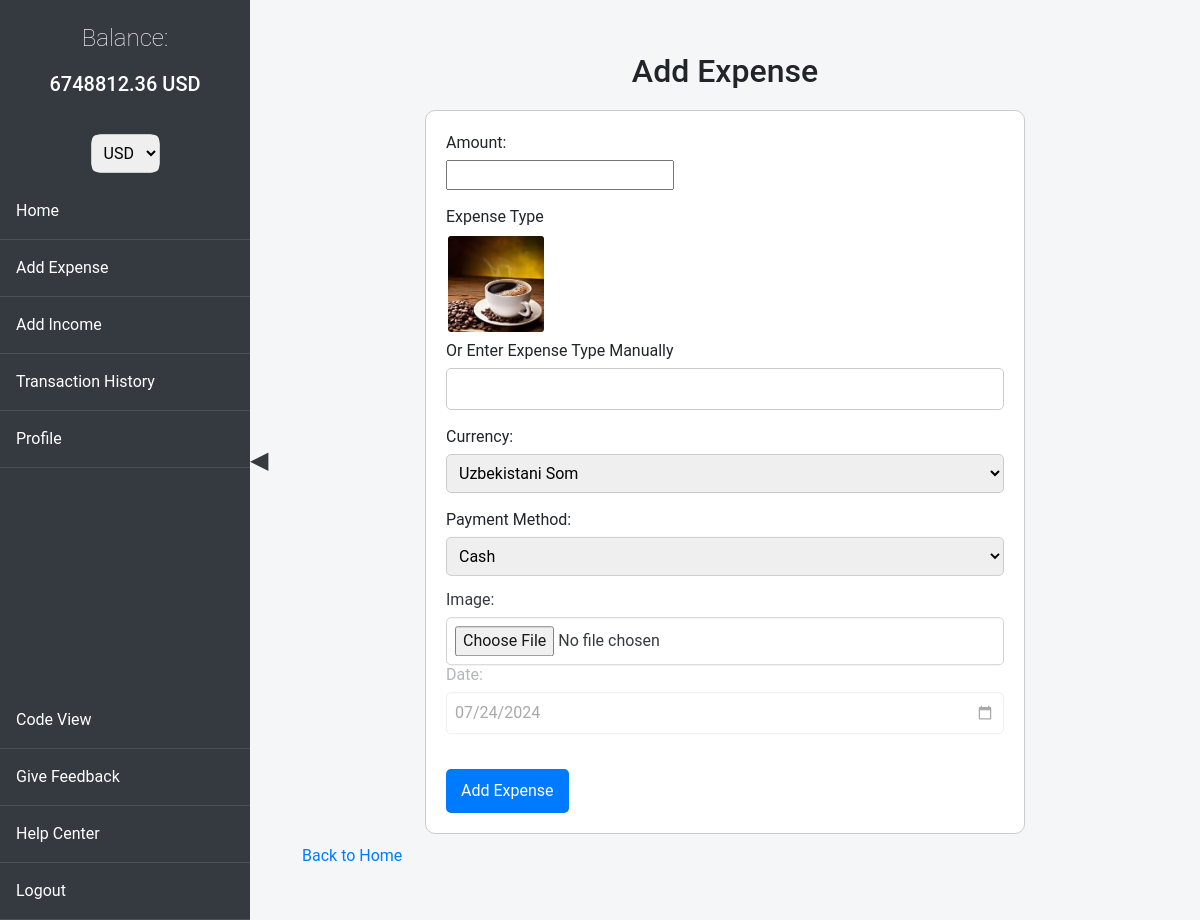
Screenshot of /add_expense/ (signed in) with the database file from the repository.
### history/models.py (models this page shows, shortened)
class AccountBalance(models.Model):
    user = models.OneToOneField(User, on_delete=models.CASCADE)
    balance = models.DecimalField(max_digits=10, decimal_places=2, default=0.00)
    wallet_type = models.CharField(max_length=50, default='default')

class ExpenseType(models.Model):
    name = models.CharField(max_length=50)
    image = models.ImageField(upload_to='expense_types/')

### history/views.py (the view)
# urls.py: path('add_expense/', views.add_expense, name='add_expense'),
@login_required
def add_expense(request):
    selected_currency = get_selected_currency(request)
    if request.method == 'POST':
        form = ExpenseForm(request.POST, request.FILES)
        if form.is_valid():
            with transaction.atomic():
                expense = form.save(commit=False)
                expense.user = request.user
                manual_expense_type = form.cleaned_data.get('manual_expense_type')
                expense_type = form.cleaned_data.get('expense_type')
                if manual_expense_type:
                    expense.expense_type = None
                    expense.manual_expense_type = manual_expense_type
                elif expense_type:
                    expense.manual_expense_type = None
                    expense.expense_type = expense_type
                else:
                    messages.error(request, 'Please select or enter an expense type.')
                    return render(request, 'history/add_expense.html', {'form': form, 'expense_types': ExpenseType.objects.all(), 'currency': selected_currency})
                account_balance, _ = AccountBalance.objects.get_or_create(user=request.user)
                expense_amount_in_uzs = convert_to_uzs(expense.amount, expense.currency)
                if account_balance.balance >= expense_amount_in_uzs:
                    account_balance.balance -= expense_amount_in_uzs
                    account_balance.save()
                    expense.account_balance = account_balance
                    expense.save()
                    messages.success(request, 'Expense added successfully.')
                else:
                    messages.error(request, 'You do not have enough funds in your account.')
                return redirect(f'{reverse("index")}?currency={selected_currency}')
    else:
        form = ExpenseForm()
    expense_types = ExpenseType.objects.all()
    return render(request, 'history/add_expense.html', {'form': form, 'expense_types': expense_types, 'currency': selected_currency})

### history/forms.py
class ExpenseForm(forms.ModelForm):
    manual_expense_type = forms.CharField(max_length=50, required=False)
    currency = forms.ChoiceField(choices=[
        ('UZS', 'Uzbekistani Som'),
        ('USD', 'US Dollar'),
        ('RUB', 'Russian Rouble')
    ])
    payment_method = forms.ChoiceField(choices=[
        ('cash', 'Cash'),
        ('card', 'Card'),
        ('crypto', 'Crypto')
    ])
    class Meta:
        model = Expense
        fields = ['amount', 'date', 'expense_type', 'manual_expense_type', 'image', 'currency', 'payment_method']
        widgets = {
            'date': forms.DateInput(attrs={'type': 'date'}),
        }

### history/context_processors.py (called while the page is built)
def account_balance(request):
    if request.user.is_authenticated:
        account_balance, created = AccountBalance.objects.get_or_create(user=request.user)
        return {'balance': account_balance.balance}
    return {}

### history/views.py (called while the page is built)
def get_selected_currency(request):
    return request.session.get('currency', 'USD')

### templates/history/add_expense.html (shortened to what this page needs)
{% extends 'base.html' %}
{% block content %}
<!DOCTYPE html>
<html lang="en">
<head>
    <link href="https://cdnjs.cloudflare.com/ajax/libs/gsap/3.11.1/gsap.min.css" rel="stylesheet">
</head>
<body>
    <h1 id="form-title" class="form-title">Add Expense</h1>
    <form method="post" enctype="multipart/form-data" id="expense-form" class="expense-form">
        <div class="form-group">
            {{ form.amount.label_tag }}
            {{ form.amount }}
        </div>
        <div class="form-group">
            <label for="expense_type">Expense Type</label>
            <div id="expense-type-images" class="expense-type-images">
                {% for expense_type in expense_types %}
                <div class="expense-type-option">
                    <label for="expense_type_{{ expense_type.id }}">
                        {% if expense_type.image %}
                        <img src="{{ expense_type.image.url }}" alt="{{ expense_type.name }}" title="{{ expense_type.name }}" class="expense-type-image">
                        {% else %}
                        <span>{{ expense_type.name }}</span>
                        {% endif %}
                    </label>
                </div>
                {% endfor %}
            </div>
            <div class="form-group">
                <label for="manual_expense_type">Or Enter Expense Type Manually</label>
                {{ form.manual_expense_type }}
            </div>
        </div>
        <div class="form-group">
            <label for="currency">Currency:</label>
            {{ form.currency }}
        </div>
        <div class="form-group">
            <label for="payment_method">Payment Method:</label>
            {{ form.payment_method }}
        </div>
        <div class="form-group">
            {{ form.image.label_tag }}
            {{ form.image }}
        </div>
        <div class="form-group">
            {{ form.date.label_tag }}
            {{ form.date }}
        </div>
        <button type="submit" class="submit-button">Add Expense</button>
    </form>
    <a href="{% url 'index' %}" class="back-link">Back to Home</a>
</body>
</html>
{% endblock %}

### templates/base.html (shortened to what this page needs)
<!DOCTYPE html>
<html lang="en">
<head>
    <link href="https://cdn.jsdelivr.net/npm/bootstrap@5.3.0/dist/css/bootstrap.min.css" rel="stylesheet">
    <link href="https://cdnjs.cloudflare.com/ajax/libs/animate.css/4.1.1/animate.min.css" rel="stylesheet">
</head>
<body>
    <div class="sidebar">
        <div class="balance">
            <p style="font-weight: 200;">Balance:</p> <h5 id="balance">{{ balance|floatformat:2 }} {{ currency }}</h5>
        </div>
        <form method="get" action="{% url 'index' %}" class="currency-selector">
            <select name="currency" onchange="this.form.submit()">
                <option value="USD" {% if currency == 'USD' %}selected{% endif %}>USD</option>
            </select>
        </form>
        <a href="{% url 'index' %}">Home</a>
        <a href="{% url 'add_expense' %}">Add Expense</a>
        <a href="{% url 'add_income' %}">Add Income</a>
        <a href="{% url 'history' %}">Transaction History</a>
        <a href="{% url 'users:profile' %}">Profile</a>
        <div class="mt-auto w-100">
            <a href="https://github.com/AzizDev00/transactions_history" target="_blank">Code View</a>
            <a href="https://github.com/AzizDev00/transactions_history" target="_blank">Give Feedback</a>
            <a href="https://t.me/azizbek2308" target="_blank">Help Center</a>
            <a href="{% url 'users:logout' %}">Logout</a>
        </div>
    </div>
    <div class="sidebar-toggle" onclick="toggleSidebar()">&#9664;</div>
    <div class="content">
        <div class="main-content">
            {% block content %}{% endblock %}
        </div>
    </div>
</body>
</html>

### templates/base.html (style rules this page uses)
body { font-family: 'Arial', sans-serif; background-color: #f8f9fa; margin: 0; padding: 0; display: flex; flex-direction: column; }
.sidebar { width: 250px; background-color: #343a40; color: white; position: fixed; top: 0; bottom: 0; left: 0; z-index: 1000; display: flex; flex-direction: column; align-items: center; transition: transform 0.3s ease; }
.sidebar a { display: block; color: white; text-decoration: none; padding: 1em; width: 100%; text-align: left; border-bottom: 1px solid #495057; transition: background-color 0.3s; }
.content { margin-left: 250px; padding: 2em; flex-grow: 1; transition: margin-left 0.3s ease; }
.sidebar-toggle { position: absolute; top: 50%; left: 250px; transform: translateY(-50%); font-size: 24px; cursor: pointer; color: #343a40; z-index: 1001; }
.balance { font-size: 1.5em; font-weight: bold; margin: 20px 0; text-align: center; }
.currency-selector { margin: 10px 0; }
form { border: 1px solid #ccc; border-radius: 10px; background: #f9f9f9; }
input[type="text"], select { width: 100%; padding: 8px; box-sizing: border-box; border: 1px solid #ccc; border-radius: 5px; border: none; }

### templates/history/add_expense.html (style rules this page uses)
body { font-family: 'Roboto', sans-serif; background-color: #f4f6f8; margin: 0; padding: 20px; }
.form-title { font-size: 2em; margin-bottom: 20px; text-align: center; }
.expense-form { max-width: 600px; margin: 0 auto; padding: 20px; border-radius: 10px; background: #fff; }
.form-group { margin-bottom: 15px; }
.expense-form label { display: block; margin-bottom: 5px; }
.expense-form input[type="text"], .expense-form input[type="date"], .expense-form input[type="file"], .expense-form select { width: 100%; padding: 8px; box-sizing: border-box; border: 1px solid #ccc; border-radius: 5px; }
.submit-button { display: inline-block; padding: 10px 15px; font-size: 1em; color: #fff; background: #007bff; border: none; border-radius: 5px; cursor: pointer; }
.back-link { display: inline-block; margin-top: 10px; text-decoration: none; color: #007bff; }
.expense-type-images { display: flex; flex-wrap: wrap; gap: 10px; }
.expense-type-option { display: inline-block; cursor: pointer; }
.expense-type-option img { border: 2px solid transparent; border-radius: 5px; width: 100px; height: 100px; object-fit: cover; transition: border-color 0.3s; }

### rows the page displays
AccountBalance: balance "6748812.36"
ExpenseType: image (picture)

### other values shown
{{ currency }} "USD"
